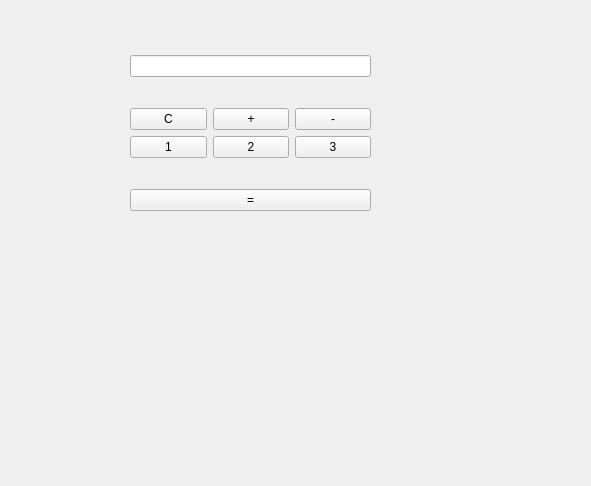
<?xml version="1.0" encoding="UTF-8"?>
<ui version="4.0">
 <class>calculate</class>
 <widget class="QWidget" name="calculate">
  <property name="geometry">
   <rect>
    <x>0</x>
    <y>0</y>
    <width>591</width>
    <height>486</height>
   </rect>
  </property>
  <property name="windowTitle">
   <string>Form</string>
  </property>
  <widget class="QWidget" name="layoutWidget">
   <property name="geometry">
    <rect>
     <x>130</x>
     <y>30</y>
     <width>241</width>
     <height>206</height>
    </rect>
   </property>
   <layout class="QVBoxLayout" name="verticalLayout">
    <item>
     <widget class="QLineEdit" name="ShowResult"/>
    </item>
    <item>
     <layout class="QGridLayout" name="gridLayout">
      <item row="1" column="2">
       <widget class="QPushButton" name="Three">
        <property name="text">
         <string>3</string>
        </property>
       </widget>
      </item>
      <item row="1" column="1">
       <widget class="QPushButton" name="Two">
        <property name="text">
         <string>2</string>
        </property>
       </widget>
      </item>
      <item row="1" column="0">
       <widget class="QPushButton" name="One">
        <property name="text">
         <string>1</string>
        </property>
       </widget>
      </item>
      <item row="0" column="1">
       <widget class="QPushButton" name="Plus">
        <property name="text">
         <string>+</string>
        </property>
       </widget>
      </item>
      <item row="0" column="0">
       <widget class="QPushButton" name="Clear">
        <property name="text">
         <string>C</string>
        </property>
       </widget>
      </item>
      <item row="0" column="2">
       <widget class="QPushButton" name="Minus">
        <property name="text">
         <string>-</string>
        </property>
       </widget>
      </item>
     </layout>
    </item>
    <item>
     <widget class="QPushButton" name="Result">
      <property name="text">
       <string>=</string>
      </property>
     </widget>
    </item>
   </layout>
  </widget>
 </widget>
 <resources/>
 <connections/>
</ui>
